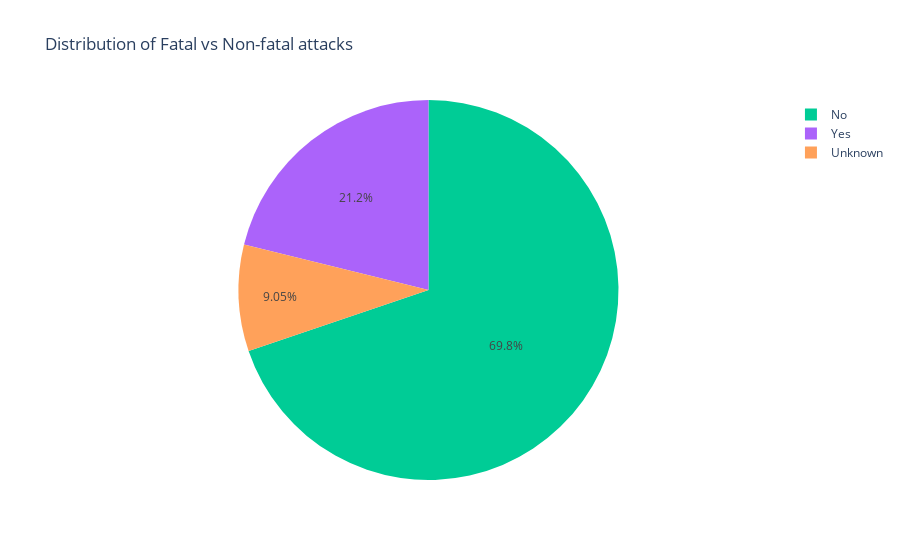

Notebook source saved alongside this figure:
### Markdown cell above
**4. What do sharks aim for?**  
| Body part | % of cases |
|-----------|------------|
| Leg / Foot | 49% |
| Arm / Hand | 34% |
| Torso & multi-site | 17% |

So yes, *dangling your feet* is literally offering hors d’oeuvres.

### Code cell
counts = shark_attack_df['Fatal Y/N'].value_counts().reset_index()
counts.columns = ['Fatal', 'Count']
fig = px.pie(
    counts,
    names='Fatal',
    values='Count',
    color='Fatal',
    color_discrete_map={'Y': 'red', 'N': 'blue'},
    title="Distribution of Fatal vs Non-fatal attacks"
)
fig.show()

### Figure 1 — Plotly figure (JSON) as saved in the notebook; plotly's stock layout.template omitted (floating-point values rounded to 4 significant figures)
{"data": [{"customdata": [["No"], ["Yes"], ["Unknown"]], "domain": {"x": [0, 1], "y": [0, 1]}, "hovertemplate": "Fatal=%{customdata[0]}<br>Count=%{value}<extra></extra>", "labels": ["No", "Yes", "Unknown"], "legendgroup": "", "marker": {"colors": ["#00cc96", "#ab63fa", "#FFA15A"]}, "name": "", "showlegend": true, "type": "pie", "values": [4904, 1487, 636]}], "layout": {"legend": {"tracegroupgap": 0}, "title": {"text": "Distribution of Fatal vs Non-fatal attacks"}}}
